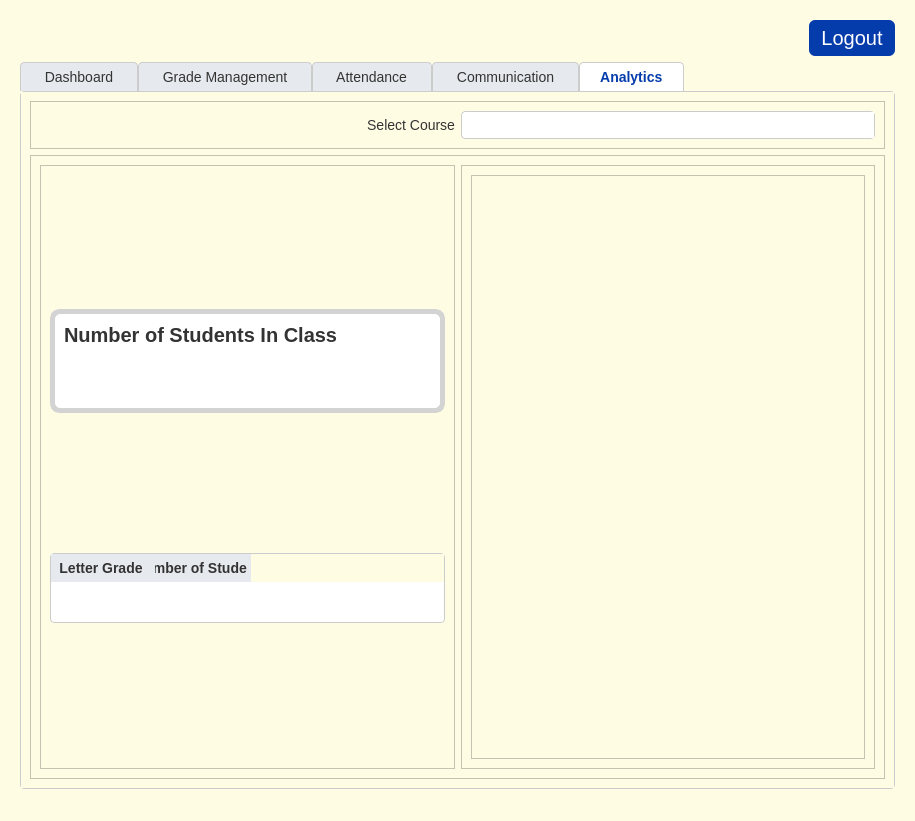
<?xml version="1.0" encoding="UTF-8"?>
<ui version="4.0">
 <class>MainWindow</class>
 <widget class="QMainWindow" name="MainWindow">
  <property name="geometry">
   <rect>
    <x>0</x>
    <y>0</y>
    <width>915</width>
    <height>734</height>
   </rect>
  </property>
  <property name="windowTitle">
   <string>Sunnydale School District - Teacher Portal</string>
  </property>
  <property name="styleSheet">
   <string notr="true">QMenuBar {
    background: none;
    height: 0px;
}

/* === GENERAL APP STYLE === */
QMainWindow {
    font-family: 'Segoe UI', sans-serif;
    font-size: 14px;
    color: #333;
}

 QWidget {
    background-color: rgb(255, 252, 228);
    font-family: 'Segoe UI', sans-serif;
    font-size: 14px;
    color: #333;
}
/* === PUSH BUTTONS === */
QPushButton {
    background-color: rgb(5, 60, 171);
    color: white;
    border: none;
    border-radius: 6px;
    padding: 6px 12px;
}

QPushButton:hover {
    background-color: rgb(187, 228, 255);
}

QPushButton:pressed {
    background-color: #2e5aa0;
}

/* === COMBOBOX, INPUTS, TEXTAREA === */
QComboBox, QLineEdit, QTextEdit, QDateEdit, QTimeEdit {
    background-color: #ffffff;
    border: 1px solid #ccc;
    border-radius: 4px;
    padding: 4px 6px;
}

QComboBox::drop-down {
    border: none;
    background-color: #ffffff;
}

QComboBox QAbstractItemView {
    background-color: #ffffff;
    border: 1px solid #ccc;
    selection-background-color: #e6f0ff;
    selection-color: #000;
}


/* === TABLES === */
QTableWidget, QTableView {
    background-color: #ffffff;
    alternate-background-color: #f0f0f0;
    gridline-color: #dcdcdc;
    border: 1px solid #ccc;
    border-radius: 4px;
}

QHeaderView::section {
    background-color: #e6e9ed;
    padding: 4px;
    border: none;
    font-weight: bold;
}

/* === LIST WIDGETS === */
QListWidget {
    background-color: #ffffff;
    border: 1px solid #ccc;
    border-radius: 4px;
}

/* === CALENDAR === */
QCalendarWidget QToolButton {
    color: #4a90e2;
}

QCalendarWidget QAbstractItemView {
    selection-background-color: rgb(5, 60, 171);
    selection-color: white;
}

/* === GROUP BOXES === */
QGroupBox {
    border: 1px solid #aaa;
    border-radius: 6px;
    margin-top: 6px;
}

QGroupBox::title {
    subcontrol-origin: margin;
    left: 10px;
    padding: 0 4px;
    background-color: transparent;
    color: #4a90e2;
    font-weight: bold;
}

/* === TABS === */
QTabWidget::pane {
    border: 1px solid #ccc;
    border-radius: 4px;
	background-color: rgb(187, 228, 255);
}

QTabBar::tab {
    background: #e6e9ed;
    border: 1px solid #ccc;
    border-bottom: none;
    padding: 6px 12px;
    border-top-left-radius: 4px;
    border-top-right-radius: 4px;
}

QTabBar::tab:selected {
    background: #ffffff;
    color: rgb(5, 60, 171);
    padding: 6px 12px;
   	font-weight: bold;
}

/* === TOOLTIP === */
QToolTip {
    background-color: #333;
    color: #fff;
    padding: 4px;
    border-radius: 4px;
}

QScrollBar:vertical, QScrollBar:horizontal {
    background: white;
    border: 1px solid #ccc;
    border-radius: 6px;
}

QCheckBox {
    background-color: white;
}

QMessageBox {
    background-color: white;
    font-size: 15px;
}

QMessageBox QLabel {
    background-color: transparent;
}


</string>
  </property>
  <widget class="QWidget" name="centralwidget">
   <layout class="QVBoxLayout" name="verticalLayout_10">
    <property name="spacing">
     <number>6</number>
    </property>
    <property name="leftMargin">
     <number>20</number>
    </property>
    <property name="topMargin">
     <number>20</number>
    </property>
    <property name="rightMargin">
     <number>20</number>
    </property>
    <property name="bottomMargin">
     <number>10</number>
    </property>
    <item>
     <layout class="QHBoxLayout" name="sunnydale_header">
      <property name="sizeConstraint">
       <enum>QLayout::SetMinimumSize</enum>
      </property>
      <property name="leftMargin">
       <number>0</number>
      </property>
      <property name="rightMargin">
       <number>0</number>
      </property>
      <item>
       <widget class="QLabel" name="sunnydale_header_png">
        <property name="sizePolicy">
         <sizepolicy hsizetype="Expanding" vsizetype="Minimum">
          <horstretch>1</horstretch>
          <verstretch>0</verstretch>
         </sizepolicy>
        </property>
        <property name="text">
         <string/>
        </property>
        <property name="pixmap">
         <pixmap>:/sunnydale_header.png/sunnydale_header.png</pixmap>
        </property>
        <property name="alignment">
         <set>Qt::AlignCenter</set>
        </property>
       </widget>
      </item>
      <item>
       <widget class="QPushButton" name="logout_button">
        <property name="sizePolicy">
         <sizepolicy hsizetype="Expanding" vsizetype="Fixed">
          <horstretch>0</horstretch>
          <verstretch>0</verstretch>
         </sizepolicy>
        </property>
        <property name="styleSheet">
         <string notr="true">
   	font-size: 15pt;
</string>
        </property>
        <property name="text">
         <string>Logout</string>
        </property>
       </widget>
      </item>
     </layout>
    </item>
    <item>
     <widget class="QTabWidget" name="tabWidget">
      <property name="sizePolicy">
       <sizepolicy hsizetype="Expanding" vsizetype="Preferred">
        <horstretch>1</horstretch>
        <verstretch>0</verstretch>
       </sizepolicy>
      </property>
      <property name="minimumSize">
       <size>
        <width>0</width>
        <height>0</height>
       </size>
      </property>
      <property name="styleSheet">
       <string notr="true"/>
      </property>
      <property name="currentIndex">
       <number>4</number>
      </property>
      <property name="usesScrollButtons">
       <bool>false</bool>
      </property>
      <widget class="QWidget" name="dashboard_tab">
       <property name="sizePolicy">
        <sizepolicy hsizetype="Preferred" vsizetype="Preferred">
         <horstretch>0</horstretch>
         <verstretch>0</verstretch>
        </sizepolicy>
       </property>
       <attribute name="title">
        <string>   Dashboard   </string>
       </attribute>
       <layout class="QVBoxLayout" name="verticalLayout">
        <item>
         <widget class="QLabel" name="teacher_name_label">
          <property name="sizePolicy">
           <sizepolicy hsizetype="Preferred" vsizetype="Fixed">
            <horstretch>0</horstretch>
            <verstretch>0</verstretch>
           </sizepolicy>
          </property>
          <property name="font">
           <font>
            <family>Segoe UI,sans-serif</family>
            <pointsize>20</pointsize>
            <weight>75</weight>
            <bold>true</bold>
           </font>
          </property>
          <property name="styleSheet">
           <string notr="true">#teacher_name_label {
	qproperty-alignment: 'AlignCenter';
   	font-size: 20pt;
   	font-weight: bold;
}</string>
          </property>
          <property name="text">
           <string>Welcome, </string>
          </property>
          <property name="alignment">
           <set>Qt::AlignCenter</set>
          </property>
         </widget>
        </item>
        <item>
         <widget class="QLabel" name="teacher_id_label">
          <property name="sizePolicy">
           <sizepolicy hsizetype="Preferred" vsizetype="Fixed">
            <horstretch>0</horstretch>
            <verstretch>0</verstretch>
           </sizepolicy>
          </property>
          <property name="text">
           <string/>
          </property>
          <property name="alignment">
           <set>Qt::AlignCenter</set>
          </property>
         </widget>
        </item>
        <item>
         <widget class="QFrame" name="frame">
          <property name="frameShape">
           <enum>QFrame::StyledPanel</enum>
          </property>
          <property name="frameShadow">
           <enum>QFrame::Raised</enum>
          </property>
          <layout class="QHBoxLayout" name="horizontalLayout_3">
           <item>
            <widget class="QTableWidget" name="teacher_classes_table">
             <property name="sizePolicy">
              <sizepolicy hsizetype="Preferred" vsizetype="Fixed">
               <horstretch>0</horstretch>
               <verstretch>0</verstretch>
              </sizepolicy>
             </property>
             <property name="verticalScrollBarPolicy">
              <enum>Qt::ScrollBarAlwaysOff</enum>
             </property>
             <property name="horizontalScrollBarPolicy">
              <enum>Qt::ScrollBarAlwaysOff</enum>
             </property>
             <property name="sizeAdjustPolicy">
              <enum>QAbstractScrollArea::AdjustToContents</enum>
             </property>
             <column>
              <property name="text">
               <string>Course ID</string>
              </property>
             </column>
             <column>
              <property name="text">
               <string>Course Name</string>
              </property>
             </column>
             <column>
              <property name="text">
               <string>Grade Level</string>
              </property>
             </column>
             <column>
              <property name="text">
               <string>Class Times</string>
              </property>
             </column>
             <column>
              <property name="text">
               <string>Days</string>
              </property>
             </column>
            </widget>
           </item>
          </layout>
         </widget>
        </item>
        <item>
         <widget class="QCalendarWidget" name="teacher_calendar">
          <property name="sizePolicy">
           <sizepolicy hsizetype="Preferred" vsizetype="Preferred">
            <horstretch>0</horstretch>
            <verstretch>0</verstretch>
           </sizepolicy>
          </property>
          <property name="font">
           <font>
            <family>Segoe UI,sans-serif</family>
            <pointsize>-1</pointsize>
           </font>
          </property>
          <property name="selectedDate">
           <date>
            <year>2025</year>
            <month>5</month>
            <day>4</day>
           </date>
          </property>
          <property name="minimumDate">
           <date>
            <year>2025</year>
            <month>3</month>
            <day>1</day>
           </date>
          </property>
          <property name="maximumDate">
           <date>
            <year>2025</year>
            <month>5</month>
            <day>30</day>
           </date>
          </property>
          <property name="firstDayOfWeek">
           <enum>Qt::Sunday</enum>
          </property>
          <property name="gridVisible">
           <bool>true</bool>
          </property>
          <property name="horizontalHeaderFormat">
           <enum>QCalendarWidget::ShortDayNames</enum>
          </property>
          <property name="verticalHeaderFormat">
           <enum>QCalendarWidget::NoVerticalHeader</enum>
          </property>
          <property name="navigationBarVisible">
           <bool>true</bool>
          </property>
          <property name="dateEditEnabled">
           <bool>true</bool>
          </property>
         </widget>
        </item>
        <item>
         <widget class="QPushButton" name="teacher_grade_button">
          <property name="text">
           <string>Go to Grade Management</string>
          </property>
         </widget>
        </item>
        <item>
         <widget class="QPushButton" name="teacher_attendance_button">
          <property name="text">
           <string>Mark Attendance</string>
          </property>
         </widget>
        </item>
       </layout>
      </widget>
      <widget class="QWidget" name="grademanagement_tab">
       <attribute name="title">
        <string>   Grade Management   </string>
       </attribute>
       <layout class="QVBoxLayout" name="verticalLayout_2">
        <item>
         <widget class="QLabel" name="select_course_label">
          <property name="text">
           <string>Select Course</string>
          </property>
         </widget>
        </item>
        <item>
         <widget class="QComboBox" name="grade_course_selector"/>
        </item>
        <item>
         <widget class="QLabel" name="select_student_label">
          <property name="font">
           <font>
            <family>Segoe UI,sans-serif</family>
            <pointsize>-1</pointsize>
           </font>
          </property>
          <property name="text">
           <string>Select Student</string>
          </property>
         </widget>
        </item>
        <item>
         <widget class="QComboBox" name="grade_student_selector"/>
        </item>
        <item>
         <widget class="QWidget" name="grade_screen" native="true">
          <property name="sizePolicy">
           <sizepolicy hsizetype="Preferred" vsizetype="Expanding">
            <horstretch>0</horstretch>
            <verstretch>1</verstretch>
           </sizepolicy>
          </property>
          <layout class="QHBoxLayout" name="horizontalLayout">
           <item>
            <widget class="QTableWidget" name="student_grade_table">
             <property name="sizePolicy">
              <sizepolicy hsizetype="Expanding" vsizetype="Fixed">
               <horstretch>2</horstretch>
               <verstretch>1</verstretch>
              </sizepolicy>
             </property>
             <property name="verticalScrollBarPolicy">
              <enum>Qt::ScrollBarAlwaysOff</enum>
             </property>
             <property name="horizontalScrollBarPolicy">
              <enum>Qt::ScrollBarAlwaysOff</enum>
             </property>
             <property name="sizeAdjustPolicy">
              <enum>QAbstractScrollArea::AdjustToContents</enum>
             </property>
             <property name="columnCount">
              <number>4</number>
             </property>
             <column>
              <property name="text">
               <string>Grade Type</string>
              </property>
             </column>
             <column>
              <property name="text">
               <string>Score</string>
              </property>
             </column>
             <column>
              <property name="text">
               <string>Weight</string>
              </property>
             </column>
             <column>
              <property name="text">
               <string>Letter Grade</string>
              </property>
             </column>
            </widget>
           </item>
           <item>
            <widget class="QSplitter" name="splitter">
             <property name="sizePolicy">
              <sizepolicy hsizetype="Preferred" vsizetype="Expanding">
               <horstretch>1</horstretch>
               <verstretch>1</verstretch>
              </sizepolicy>
             </property>
             <property name="orientation">
              <enum>Qt::Horizontal</enum>
             </property>
             <widget class="QFrame" name="grade_frame">
              <property name="sizePolicy">
               <sizepolicy hsizetype="Expanding" vsizetype="Expanding">
                <horstretch>0</horstretch>
                <verstretch>0</verstretch>
               </sizepolicy>
              </property>
              <property name="styleSheet">
               <string notr="true">#grade_frame {
    	background-color:  white;
    	border: 5px solid lightgray;
    	border-radius: 10px;
}

#grade_letter_label {
    	background-color:  white;
	qproperty-alignment: 'AlignCenter';
    	font-size: 60pt;
	font-weight: bold;
}

#grade_current_label {
    	background-color:  white;
	qproperty-alignment: 'AlignCenter';
   	font-size: 15pt;
   	font-weight: bold;
}

#grade_weighted_label {
    	background-color:  white;
	qproperty-alignment: 'AlignCenter';
    	font-size: 25pt;
}
</string>
              </property>
              <property name="frameShape">
               <enum>QFrame::StyledPanel</enum>
              </property>
              <property name="frameShadow">
               <enum>QFrame::Raised</enum>
              </property>
              <layout class="QVBoxLayout" name="verticalLayout_3">
               <item>
                <widget class="QLabel" name="grade_current_label">
                 <property name="text">
                  <string>Current Overall Grade</string>
                 </property>
                </widget>
               </item>
               <item>
                <widget class="QLabel" name="grade_letter_label">
                 <property name="sizePolicy">
                  <sizepolicy hsizetype="Preferred" vsizetype="Preferred">
                   <horstretch>0</horstretch>
                   <verstretch>2</verstretch>
                  </sizepolicy>
                 </property>
                 <property name="font">
                  <font>
                   <family>Segoe UI,sans-serif</family>
                   <pointsize>60</pointsize>
                   <weight>75</weight>
                   <bold>true</bold>
                  </font>
                 </property>
                 <property name="text">
                  <string/>
                 </property>
                 <property name="scaledContents">
                  <bool>false</bool>
                 </property>
                </widget>
               </item>
               <item>
                <widget class="QLabel" name="grade_weighted_label">
                 <property name="sizePolicy">
                  <sizepolicy hsizetype="Preferred" vsizetype="Preferred">
                   <horstretch>0</horstretch>
                   <verstretch>1</verstretch>
                  </sizepolicy>
                 </property>
                 <property name="font">
                  <font>
                   <family>Segoe UI,sans-serif</family>
                   <pointsize>25</pointsize>
                  </font>
                 </property>
                 <property name="text">
                  <string/>
                 </property>
                 <property name="alignment">
                  <set>Qt::AlignCenter</set>
                 </property>
                </widget>
               </item>
              </layout>
             </widget>
            </widget>
           </item>
          </layout>
         </widget>
        </item>
        <item>
         <widget class="QGroupBox" name="grade_box">
          <property name="sizePolicy">
           <sizepolicy hsizetype="Preferred" vsizetype="Fixed">
            <horstretch>0</horstretch>
            <verstretch>0</verstretch>
           </sizepolicy>
          </property>
          <property name="font">
           <font>
            <family>Segoe UI,sans-serif</family>
            <pointsize>-1</pointsize>
           </font>
          </property>
          <property name="acceptDrops">
           <bool>false</bool>
          </property>
          <property name="title">
           <string/>
          </property>
          <layout class="QVBoxLayout" name="verticalLayout_8">
           <item>
            <widget class="QLabel" name="grade_type_label">
             <property name="font">
              <font>
               <family>Segoe UI,sans-serif</family>
               <pointsize>-1</pointsize>
              </font>
             </property>
             <property name="text">
              <string>Grade Type</string>
             </property>
            </widget>
           </item>
           <item>
            <widget class="QLineEdit" name="grade_add_type_edit"/>
           </item>
           <item>
            <widget class="QLabel" name="score_label">
             <property name="font">
              <font>
               <family>Segoe UI,sans-serif</family>
               <pointsize>-1</pointsize>
              </font>
             </property>
             <property name="text">
              <string>Score</string>
             </property>
            </widget>
           </item>
           <item>
            <widget class="QLineEdit" name="grade_add_score_edit"/>
           </item>
           <item>
            <widget class="QLabel" name="weight_label">
             <property name="font">
              <font>
               <family>Segoe UI,sans-serif</family>
               <pointsize>-1</pointsize>
              </font>
             </property>
             <property name="text">
              <string>Weight</string>
             </property>
            </widget>
           </item>
           <item>
            <widget class="QLineEdit" name="grade_add_weight_edit"/>
           </item>
           <item>
            <widget class="QPushButton" name="grade_add_button">
             <property name="text">
              <string>Add Grade</string>
             </property>
            </widget>
           </item>
          </layout>
         </widget>
        </item>
        <item>
         <widget class="QPushButton" name="grade_edit_button">
          <property name="text">
           <string>Edit Grade(s)</string>
          </property>
         </widget>
        </item>
        <item>
         <widget class="QPushButton" name="grade_delete_button">
          <property name="text">
           <string>Delete Selected Grade</string>
          </property>
         </widget>
        </item>
       </layout>
      </widget>
      <widget class="QWidget" name="attendance_tab">
       <attribute name="title">
        <string>   Attendance   </string>
       </attribute>
       <layout class="QVBoxLayout" name="verticalLayout_4">
        <item>
         <widget class="QLabel" name="attendance_class_label">
          <property name="text">
           <string>Select Course</string>
          </property>
         </widget>
        </item>
        <item>
         <widget class="QComboBox" name="attendance_course_selector"/>
        </item>
        <item>
         <widget class="QLabel" name="attendance_date_label">
          <property name="text">
           <string>Select Date</string>
          </property>
         </widget>
        </item>
        <item>
         <widget class="QComboBox" name="attendance_date_selector"/>
        </item>
        <item>
         <widget class="QWidget" name="attendance_screen" native="true">
          <property name="sizePolicy">
           <sizepolicy hsizetype="Preferred" vsizetype="Expanding">
            <horstretch>0</horstretch>
            <verstretch>0</verstretch>
           </sizepolicy>
          </property>
          <layout class="QGridLayout" name="gridLayout_2">
           <item row="0" column="0">
            <widget class="QFrame" name="attendance_table_frame">
             <property name="sizePolicy">
              <sizepolicy hsizetype="Preferred" vsizetype="Expanding">
               <horstretch>1</horstretch>
               <verstretch>0</verstretch>
              </sizepolicy>
             </property>
             <property name="frameShape">
              <enum>QFrame::StyledPanel</enum>
             </property>
             <property name="frameShadow">
              <enum>QFrame::Raised</enum>
             </property>
             <layout class="QVBoxLayout" name="verticalLayout_5">
              <item>
               <widget class="QTableWidget" name="attendance_student_table">
                <property name="sizePolicy">
                 <sizepolicy hsizetype="Expanding" vsizetype="Expanding">
                  <horstretch>1</horstretch>
                  <verstretch>0</verstretch>
                 </sizepolicy>
                </property>
                <property name="verticalScrollBarPolicy">
                 <enum>Qt::ScrollBarAlwaysOff</enum>
                </property>
                <property name="horizontalScrollBarPolicy">
                 <enum>Qt::ScrollBarAlwaysOff</enum>
                </property>
                <property name="sizeAdjustPolicy">
                 <enum>QAbstractScrollArea::AdjustToContents</enum>
                </property>
                <column>
                 <property name="text">
                  <string>Student ID</string>
                 </property>
                </column>
                <column>
                 <property name="text">
                  <string>Last Name</string>
                 </property>
                </column>
                <column>
                 <property name="text">
                  <string>First Name</string>
                 </property>
                </column>
                <column>
                 <property name="text">
                  <string>Status</string>
                 </property>
                </column>
                <column>
                 <property name="text">
                  <string>Notes</string>
                 </property>
                </column>
               </widget>
              </item>
              <item>
               <widget class="QPushButton" name="attendance_button">
                <property name="sizePolicy">
                 <sizepolicy hsizetype="Expanding" vsizetype="Fixed">
                  <horstretch>0</horstretch>
                  <verstretch>0</verstretch>
                 </sizepolicy>
                </property>
                <property name="styleSheet">
                 <string notr="true">#attendance_button:disabled {
	background-color: &quot;lightgray&quot;
}</string>
                </property>
                <property name="text">
                 <string>Take Today's Attendance</string>
                </property>
               </widget>
              </item>
             </layout>
            </widget>
           </item>
           <item row="0" column="1">
            <widget class="QFrame" name="attendance_chart_frame">
             <property name="sizePolicy">
              <sizepolicy hsizetype="Expanding" vsizetype="Preferred">
               <horstretch>1</horstretch>
               <verstretch>0</verstretch>
              </sizepolicy>
             </property>
             <property name="frameShape">
              <enum>QFrame::StyledPanel</enum>
             </property>
             <property name="frameShadow">
              <enum>QFrame::Raised</enum>
             </property>
             <layout class="QHBoxLayout" name="horizontalLayout_2">
              <item>
               <layout class="QVBoxLayout" name="attendance_chart_layout"/>
              </item>
             </layout>
            </widget>
           </item>
          </layout>
         </widget>
        </item>
       </layout>
      </widget>
      <widget class="QWidget" name="communication_tab">
       <attribute name="title">
        <string>   Communication   </string>
       </attribute>
       <layout class="QVBoxLayout" name="verticalLayout_7">
        <item>
         <widget class="QLabel" name="communication_student_label">
          <property name="text">
           <string>Select Student</string>
          </property>
         </widget>
        </item>
        <item>
         <widget class="QComboBox" name="communication_student_selector"/>
        </item>
        <item>
         <widget class="QTableWidget" name="communication_guardian_table">
          <property name="sizePolicy">
           <sizepolicy hsizetype="Expanding" vsizetype="Fixed">
            <horstretch>0</horstretch>
            <verstretch>0</verstretch>
           </sizepolicy>
          </property>
          <property name="verticalScrollBarPolicy">
           <enum>Qt::ScrollBarAlwaysOff</enum>
          </property>
          <property name="horizontalScrollBarPolicy">
           <enum>Qt::ScrollBarAlwaysOff</enum>
          </property>
          <property name="sizeAdjustPolicy">
           <enum>QAbstractScrollArea::AdjustToContents</enum>
          </property>
          <column>
           <property name="text">
            <string>First Name</string>
           </property>
          </column>
          <column>
           <property name="text">
            <string>Last Name</string>
           </property>
          </column>
          <column>
           <property name="text">
            <string>Phone Number</string>
           </property>
          </column>
          <column>
           <property name="text">
            <string>Email</string>
           </property>
          </column>
          <column>
           <property name="text">
            <string>Relationship to Student</string>
           </property>
          </column>
         </widget>
        </item>
        <item>
         <widget class="QLabel" name="communication_message_label">
          <property name="text">
           <string>Compose Message</string>
          </property>
         </widget>
        </item>
        <item>
         <widget class="QTextEdit" name="communication_message_box"/>
        </item>
        <item>
         <widget class="QPushButton" name="communication_message_button">
          <property name="text">
           <string>Send Message</string>
          </property>
         </widget>
        </item>
       </layout>
      </widget>
      <widget class="QWidget" name="analytics_tab">
       <attribute name="title">
        <string>   Analytics   </string>
       </attribute>
       <layout class="QVBoxLayout" name="verticalLayout_6">
        <item>
         <widget class="QFrame" name="analytics_course_frame">
          <property name="sizePolicy">
           <sizepolicy hsizetype="Preferred" vsizetype="Fixed">
            <horstretch>0</horstretch>
            <verstretch>0</verstretch>
           </sizepolicy>
          </property>
          <property name="frameShape">
           <enum>QFrame::StyledPanel</enum>
          </property>
          <property name="frameShadow">
           <enum>QFrame::Raised</enum>
          </property>
          <layout class="QHBoxLayout" name="horizontalLayout_5">
           <item>
            <layout class="QHBoxLayout" name="analytics_course_layout">
             <item>
              <widget class="QLabel" name="analytics_course_label">
               <property name="sizePolicy">
                <sizepolicy hsizetype="Expanding" vsizetype="Preferred">
                 <horstretch>0</horstretch>
                 <verstretch>0</verstretch>
                </sizepolicy>
               </property>
               <property name="text">
                <string>Select Course</string>
               </property>
               <property name="alignment">
                <set>Qt::AlignRight|Qt::AlignTrailing|Qt::AlignVCenter</set>
               </property>
              </widget>
             </item>
             <item>
              <widget class="QComboBox" name="analytics_course_selector">
               <property name="sizePolicy">
                <sizepolicy hsizetype="Expanding" vsizetype="Fixed">
                 <horstretch>0</horstretch>
                 <verstretch>0</verstretch>
                </sizepolicy>
               </property>
              </widget>
             </item>
            </layout>
           </item>
          </layout>
         </widget>
        </item>
        <item>
         <widget class="QFrame" name="frame_8">
          <property name="frameShape">
           <enum>QFrame::StyledPanel</enum>
          </property>
          <property name="frameShadow">
           <enum>QFrame::Raised</enum>
          </property>
          <layout class="QHBoxLayout" name="horizontalLayout_10">
           <item>
            <widget class="QFrame" name="frame_9">
             <property name="sizePolicy">
              <sizepolicy hsizetype="Preferred" vsizetype="Preferred">
               <horstretch>0</horstretch>
               <verstretch>0</verstretch>
              </sizepolicy>
             </property>
             <property name="frameShape">
              <enum>QFrame::StyledPanel</enum>
             </property>
             <property name="frameShadow">
              <enum>QFrame::Raised</enum>
             </property>
             <layout class="QVBoxLayout" name="verticalLayout_16">
              <item>
               <widget class="QFrame" name="count_frame">
                <property name="sizePolicy">
                 <sizepolicy hsizetype="Expanding" vsizetype="Fixed">
                  <horstretch>0</horstretch>
                  <verstretch>0</verstretch>
                 </sizepolicy>
                </property>
                <property name="styleSheet">
                 <string notr="true">#count_frame {
    	background-color: white;
    	border: 5px solid lightgray;
    	border-radius: 10px;
	qproperty-alignment: 'AlignCenter';
}

#analytics_count_total_label{
	background-color: white;
	qproperty-alignment: 'AlignCenter';
    	font-size: 30pt;
	font-weight: bold;
}

#analytics_student_count_label{
	background-color: white;
	qproperty-alignment: 'AlignCenter';
   	font-size: 15pt;
   	font-weight: bold;
}

#grade_weighted_label {
	background-color: white;
	qproperty-alignment: 'AlignCenter';
    	font-size: 25pt;
}</string>
                </property>
                <property name="frameShape">
                 <enum>QFrame::StyledPanel</enum>
                </property>
                <property name="frameShadow">
                 <enum>QFrame::Raised</enum>
                </property>
                <layout class="QVBoxLayout" name="verticalLayout_9">
                 <item>
                  <widget class="QLabel" name="analytics_student_count_label">
                   <property name="text">
                    <string>Number of Students In Class</string>
                   </property>
                  </widget>
                 </item>
                 <item>
                  <widget class="QLabel" name="analytics_count_total_label">
                   <property name="text">
                    <string/>
                   </property>
                  </widget>
                 </item>
                </layout>
               </widget>
              </item>
              <item>
               <widget class="QTableWidget" name="analytics_student_grade_counts_table">
                <property name="sizePolicy">
                 <sizepolicy hsizetype="Expanding" vsizetype="Fixed">
                  <horstretch>0</horstretch>
                  <verstretch>0</verstretch>
                 </sizepolicy>
                </property>
                <property name="verticalScrollBarPolicy">
                 <enum>Qt::ScrollBarAsNeeded</enum>
                </property>
                <property name="horizontalScrollBarPolicy">
                 <enum>Qt::ScrollBarAlwaysOff</enum>
                </property>
                <property name="sizeAdjustPolicy">
                 <enum>QAbstractScrollArea::AdjustToContents</enum>
                </property>
                <column>
                 <property name="text">
                  <string>Letter Grade</string>
                 </property>
                </column>
                <column>
                 <property name="text">
                  <string>Number of Students</string>
                 </property>
                </column>
               </widget>
              </item>
             </layout>
            </widget>
           </item>
           <item>
            <widget class="QFrame" name="analytics_chart_frame">
             <property name="frameShape">
              <enum>QFrame::StyledPanel</enum>
             </property>
             <property name="frameShadow">
              <enum>QFrame::Raised</enum>
             </property>
             <layout class="QHBoxLayout" name="horizontalLayout_11">
              <item>
               <layout class="QVBoxLayout" name="chart_layout">
                <item>
                 <widget class="QFrame" name="analytics_chart_layout">
                  <property name="sizePolicy">
                   <sizepolicy hsizetype="Expanding" vsizetype="Preferred">
                    <horstretch>0</horstretch>
                    <verstretch>0</verstretch>
                   </sizepolicy>
                  </property>
                  <property name="frameShape">
                   <enum>QFrame::StyledPanel</enum>
                  </property>
                  <property name="frameShadow">
                   <enum>QFrame::Raised</enum>
                  </property>
                  <layout class="QHBoxLayout" name="horizontalLayout_6"/>
                 </widget>
                </item>
               </layout>
              </item>
             </layout>
            </widget>
           </item>
          </layout>
         </widget>
        </item>
       </layout>
      </widget>
     </widget>
    </item>
   </layout>
  </widget>
  <widget class="QMenuBar" name="menubar">
   <property name="geometry">
    <rect>
     <x>0</x>
     <y>0</y>
     <width>915</width>
     <height>0</height>
    </rect>
   </property>
  </widget>
  <widget class="QStatusBar" name="statusbar"/>
 </widget>
 <resources>
  <include location="teacher.qrc"/>
 </resources>
 <connections/>
</ui>
